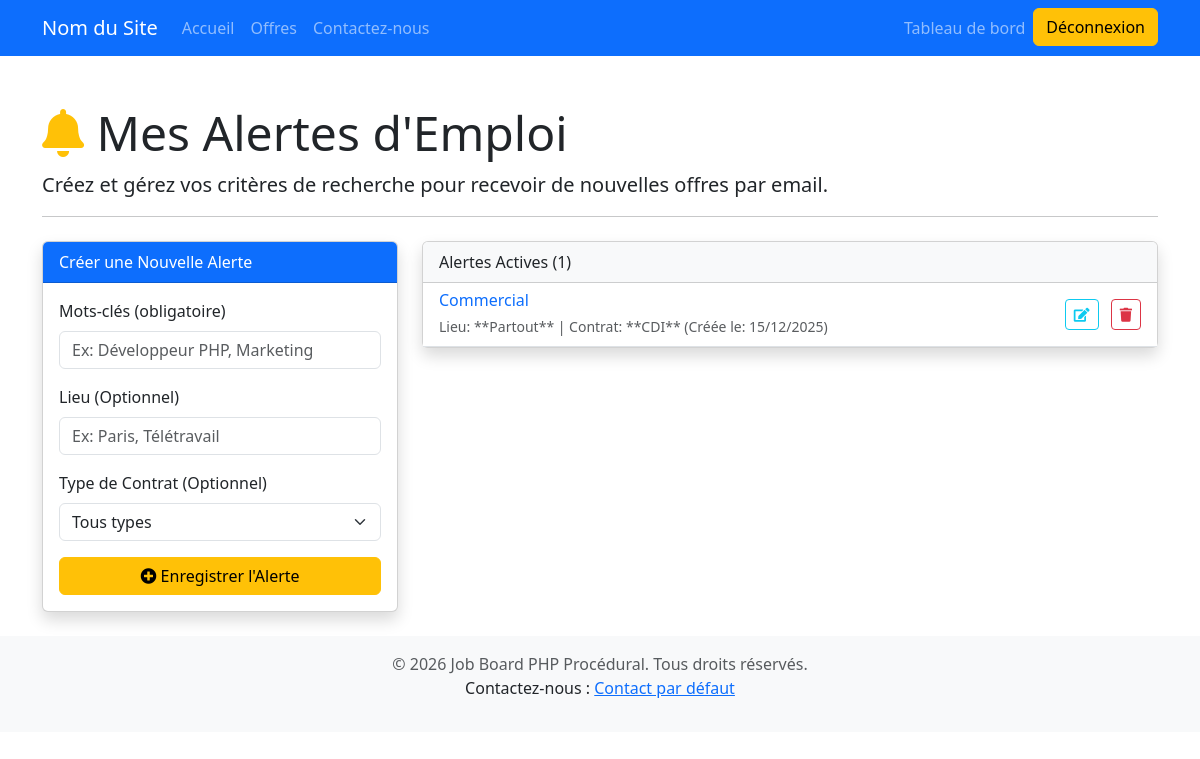
Page /index.php?page=alerts (signed in) on the committed database.
### tables this page shows
CREATE TABLE `alertes_emploi` (
  `id` int(11) NOT NULL,
  `user_id` int(11) NOT NULL,
  `mots_cles` varchar(255) NOT NULL,
  `lieu` varchar(100) DEFAULT NULL,
  `type_contrat` varchar(50) DEFAULT NULL,
  `date_creation` datetime DEFAULT current_timestamp()
);

### includes/functions.php (called while the page is built, shortened)
<?php
function get_user_alerts($pdo, $user_id) {
    $sql = "SELECT id, mots_cles, lieu, type_contrat, date_creation
            FROM alertes_emploi
            WHERE user_id = ?
            ORDER BY date_creation DESC";
    try {
        $stmt = $pdo->prepare($sql);
        $stmt->execute([$user_id]);
        return $stmt->fetchAll();
    } catch (PDOException $e) {
        error_log("DB Error fetching user alerts: " . $e->getMessage());
        return [];
    }
}
?>

### views/alerts.php (the view, shortened to what this page needs)
<?php
global $pdo;
$user_id = $_SESSION['user_id'];
$alerts = get_user_alerts($pdo, $user_id);
?>
<div class="container mt-5">
    <header class="mb-4">
        <h1 class="display-5"><i class="fas fa-bell text-warning"></i> Mes Alertes d'Emploi</h1>
        <p class="lead">Créez et gérez vos critères de recherche pour recevoir de nouvelles offres par email.</p>
        <hr>
    </header>
    <div class="row">
        <div class="col-lg-4 mb-4">
            <div class="card shadow">
                <div class="card-header bg-primary text-white">
                    Créer une Nouvelle Alerte
                </div>
                <div class="card-body">
                    <form action="process_alert_action.php" method="POST">
                        <div class="mb-3">
                            <label for="mots_cles" class="form-label">Mots-clés (obligatoire)</label>
                            <input type="text" class="form-control" id="mots_cles" name="mots_cles" placeholder="Ex: Développeur PHP, Marketing" required>
                        </div>
                        <div class="mb-3">
                            <label for="lieu" class="form-label">Lieu (Optionnel)</label>
                            <input type="text" class="form-control" id="lieu" name="lieu" placeholder="Ex: Paris, Télétravail">
                        </div>
                        <div class="mb-3">
                            <label for="type_contrat" class="form-label">Type de Contrat (Optionnel)</label>
                            <select class="form-select" id="type_contrat" name="type_contrat">
                                <option value="">Tous types</option>
                            </select>
                        </div>
                        <div class="d-grid">
                            <button type="submit" class="btn btn-warning">
                                <i class="fas fa-plus-circle"></i> Enregistrer l'Alerte
                            </button>
                        </div>
                    </form>
                </div>
            </div>
        </div>
        <div class="col-lg-8 mb-4">
            <div class="card shadow">
                <div class="card-header bg-light">
                    Alertes Actives (<?php echo count($alerts); ?>)
                </div>
                <div class="list-group list-group-flush">
                    <?php if (empty($alerts)): ?>
                        <div class="p-4 text-center text-muted">Vous n'avez aucune alerte active pour le moment.</div>
                    <?php else: ?>
                        <?php foreach ($alerts as $alert): ?>
                            <div class="list-group-item d-flex justify-content-between align-items-center">
                                <div class="alert-criteria">
                                    <h6 class="mb-1 text-primary"><?php echo htmlspecialchars($alert['mots_cles']); ?></h6>
                                    <small class="text-muted">
                                        Lieu: **<?php echo htmlspecialchars($alert['lieu'] ?: 'Partout'); ?>** | Contrat: **<?php echo htmlspecialchars($alert['type_contrat'] ?: 'Tous'); ?>**
                                        (Créée le: <?php echo date('d/m/Y', strtotime($alert['date_creation'])); ?>)
                                    </small>
                                </div>
                                <div class="alert-actions">
                                    <button type="button" class="btn btn-sm btn-outline-info me-2" data-bs-toggle="modal" data-bs-target="#editModal<?php echo $alert['id']; ?>" title="Modifier l'alerte">
                                        <i class="fas fa-edit"></i>
                                    </button>
                                    <a href="process_alert_action.php?action=delete_alert&id=<?php echo $alert['id']; ?>"
                                    class="btn btn-sm btn-outline-danger"
                                    onclick="return confirm('Voulez-vous vraiment supprimer cette alerte ?')"
                                    title="Supprimer l'alerte">
                                        <i class="fas fa-trash"></i>
                                    </a>
                                </div>
                            </div>
                            <?php endforeach; ?>
                    <?php endif; ?>
                </div>
            </div>
        </div>
    </div>
</div>

### views/header.php (style rules this page uses)
body { padding-top: 56px; }

### rows in the picture
alertes_emploi: mots_cles "Commercial", lieu "Partout", type_contrat "CDI", date_creation "15/12/2025"

### other values in the picture
$GLOBALS['settings']['site_name'] "Nom du Site"
count($alerts) "1"
$GLOBALS['settings']['contact_email'] "Contact par défaut"
